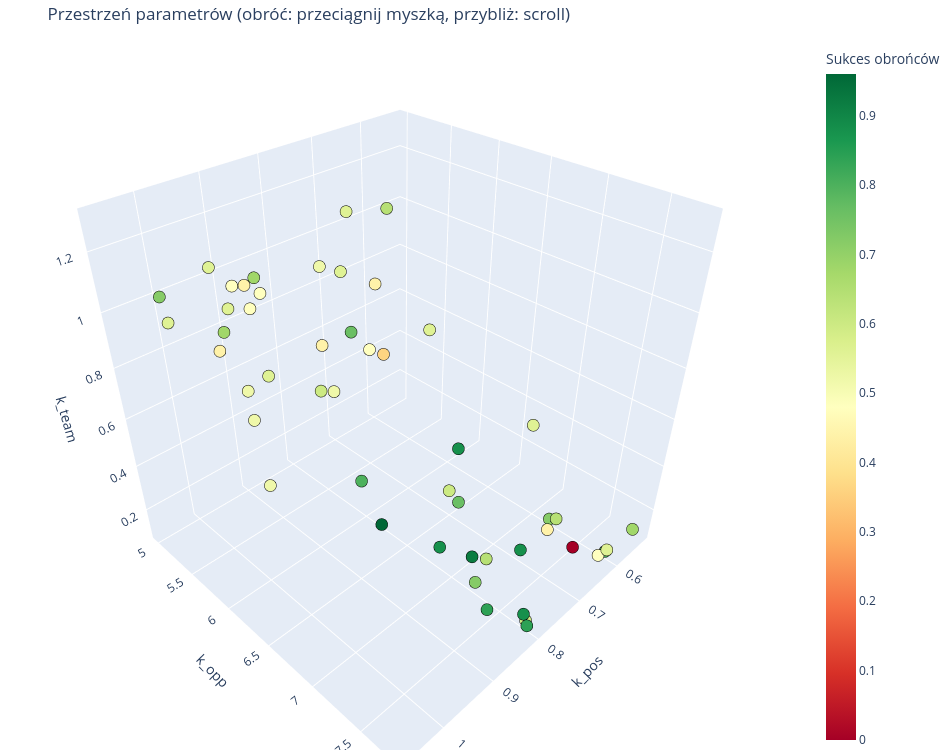

Notebook code cell kept with this figure:
### Markdown cell above
## Optymalizacja

Chcemy znaleźć takie wartości parametrów $k_{\text{pos}}, k_{\text{opp}}, k_{\text{team}}$, które maksymalizują funkcję celu:

$$
f(k_{\text{pos}}, k_{\text{opp}}, k_{\text{team}}) = \frac{1}{N} \sum_{i=1}^N \text{simulate}(k_{\text{pos}}, k_{\text{opp}}, k_{\text{team}})
$$

Gdzie:
- $\text{simulate}$ zwraca wynik pojedynczej symulacji (1 dla sukcesu obrońców, 0 dla porażki),
- $N$ oznacza liczbę przeprowadzonych symulacji (w naszym przypadku będzie to 200).

W tym celu zastosujemy metodę **gradient ascent**, aby iteracyjnie znaleźć maksimum tej funkcji.

---

## Gradient ascent

Gradient ascent to iteracyjna metoda znajdowania maksimum funkcji. W odróżnieniu od gradient descent, w którym schodzimy w dół funkcji, w gradient ascent poruszamy się w kierunku gradientu, czyli w górę funkcji, poszukując jej maksimum.

### Gradient funkcji celu

$$
\nabla f = \left( \frac{\partial f}{\partial k_{\text{pos}}}, \frac{\partial f}{\partial k_{\text{opp}}}, \frac{\partial f}{\partial k_{\text{team}}} \right)
$$

Ponieważ $f$ nie jest podana w sposób analityczny, gradient liczymy numerycznie:

$
\frac{\partial f}{\partial k_i} \approx \frac{f(k + \epsilon e_i) - f(k - \epsilon e_i)}{\epsilon}
$

Gdzie:
- $e_i$ to jednostkowy wektor wskazujący kierunek parametru k,
- $\epsilon$ to mała wartość, np. $10^{-6}$.

---

## Aktualizacja parametrów

W gradient ascent aktualizujemy parametry, poruszając się w kierunku gradientu:

$$
k^{(t+1)} = k^{(t)} + \alpha \nabla f(k^{(t)})
$$

Gdzie:
- $k^{(t)}$: Wektor parametrów w iteracji $t$,
- $\alpha$: Krok uczenia (**learning rate**),
- $\nabla f(k^{(t)})$: Gradient funkcji celu w bieżącym punkcie.

Krok uczenia ($\textit{learning rate}$) to mała wartość, która określa wielkość kroku wykonywanego w kierunku gradientu podczas optymalizacji. Odpowiedni dobór kroku uczenia ma kluczowe znaczenie dla skuteczności algorytmu:

- **Zbyt duży krok uczenia** może prowadzić do niestabilności i trudności w znalezieniu maksimum, ponieważ algorytm może „przeskakiwać” nad szczytem funkcji celu.
- **Zbyt mały krok uczenia** sprawia, że algorytm działa wolno i może zatrzymać się w lokalnym maksimum, zwłaszcza jeśli funkcja celu ma płaskie obszary.

---

## Kroki algorytmu

1. **Inicjacja parametrów:**  
   Wybieramy początkowe wartości \(k_{\text{pos}}, k_{\text{opp}}, k_{\text{team}}\).  
   (W naszym przypadku \([1.0, 5.0, 1.0]\) — wartości domyślne z symulacji).

2. **Liczenie gradientu:**  
   Wyznaczamy gradient \(\nabla f\) numerycznie w bieżącym punkcie.

3. **Aktualizacja parametrów:**  
   Aktualizujemy wartości parametrów zgodnie ze wzorem aktualizacji.

4. **Powtórz:**  
   Powtarzamy kroki od 2 do 3 określoną liczbę razy.

Ze względu na element losowości w naszej symulacji, funkcja nie osiągnie jednego, definitywnego maksimum.  
Dlatego, zamiast ustalać warunek stopu, iterujemy algorytm przez dużą liczbę kroków. W praktyce, jeśli sukces obrońców wzrasta, parametry są przesuwane w kierunku odpowiadającemu większemu sukcesowi.

### Code cell
# %pip install plotly  # odkomentuj raz, aby włączyć interaktywny wykres 3D

try:
    import plotly.graph_objects as go
    HAS_PLOTLY = True
except ImportError:
    HAS_PLOTLY = False


def reset_simulation():
    for defender in defenders:
        defender.reset_position()
    for offensive in offensives:
        offensive.reset_position()
    ball.reset()
    offensives[1].has_ball = True
    ball.owner = offensives[1]
    ball.follow_owner()


def run_single_simulation(params, max_steps=OPTIMIZATION_STEPS):
    reset_simulation()
    for _ in range(max_steps):
        if not simulate_step(params):
            return isinstance(ball.owner, DefensivePlayer)
    return False


def simulate_multiple_times(
    num_simulations=50,
    params=None,
    max_steps=OPTIMIZATION_STEPS,
):
    if params is None:
        params = DEFAULT_FORCE_PARAMS
    defender_wins = sum(run_single_simulation(params, max_steps) for _ in range(num_simulations))
    return defender_wins / num_simulations


def clip_params(k_pos, k_opp, k_team, lower=0.1, upper=10.0):
    return (
        float(np.clip(k_pos, lower, upper)),
        float(np.clip(k_opp, lower, upper)),
        float(np.clip(k_team, lower, upper)),
    )


def estimate_gradient(params, num_simulations, max_steps, delta=0.5):
    base_value = simulate_multiple_times(num_simulations, params, max_steps)
    base_values = (params.k_pos, params.k_opp, params.k_team)
    gradients = []
    for index in range(3):
        plus_values = list(base_values)
        minus_values = list(base_values)
        plus_values[index] += delta
        minus_values[index] -= delta
        plus_params = ForceParams(*clip_params(*plus_values))
        minus_params = ForceParams(*clip_params(*minus_values))
        plus_value = simulate_multiple_times(num_simulations, plus_params, max_steps)
        minus_value = simulate_multiple_times(num_simulations, minus_params, max_steps)
        gradients.append((plus_value - minus_value) / (2 * delta))
    return base_value, np.array(gradients, dtype=float)


def gradient_ascent(
    num_simulations=50,
    grad_simulations=30,
    alpha=0.25,
    max_iters=50,
    param_delta=0.5,
    decay_rate=0.995,
):
    k_pos, k_opp, k_team = DEFAULT_FORCE_PARAMS.k_pos, DEFAULT_FORCE_PARAMS.k_opp, DEFAULT_FORCE_PARAMS.k_team
    results = []
    best_params = ForceParams(k_pos, k_opp, k_team)
    best_value = 0.0

    for iteration in range(max_iters):
        params = ForceParams(*clip_params(k_pos, k_opp, k_team))
        current_value, gradient = estimate_gradient(
            params,
            num_simulations=grad_simulations,
            max_steps=OPTIMIZATION_STEPS,
            delta=param_delta,
        )
        results.append([params.k_pos, params.k_opp, params.k_team, current_value])

        if current_value > best_value:
            best_value = current_value
            best_params = params

        grad_norm = np.linalg.norm(gradient)
        if grad_norm > 0:
            gradient = gradient / grad_norm

        k_pos, k_opp, k_team = clip_params(
            k_pos + alpha * gradient[0],
            k_opp + alpha * gradient[1],
            k_team + alpha * gradient[2],
        )
        alpha *= decay_rate

        print(
            f"Iteracja {iteration + 1}: "
            f"k_pos={k_pos:.4f}, k_opp={k_opp:.4f}, k_team={k_team:.4f}, "
            f"wartość={current_value:.4f}"
        )

    print(f"\nNajlepsza wartość funkcji celu: {best_value:.4f}")
    print(
        "Odpowiadające jej parametry: "
        f"k_pos={best_params.k_pos:.4f}, k_opp={best_params.k_opp:.4f}, k_team={best_params.k_team:.4f}"
    )
    return best_params, np.array(results)


optimal_params, results = gradient_ascent(
    num_simulations=50,
    grad_simulations=25,
    alpha=0.25,
    max_iters=50,
)

function_values = results[:, 3]

plt.figure(figsize=(8, 4))
plt.plot(function_values)
plt.title("Wartość funkcji celu w kolejnych iteracjach")
plt.xlabel("Iteracja")
plt.ylabel("Sukces obrońców")
plt.grid(True, alpha=0.3)
plt.show()


def plot_3d_heatmap(results, interactive=True):
    k_pos = results[:, 0]
    k_opp = results[:, 1]
    k_team = results[:, 2]
    values = results[:, 3]

    if interactive and HAS_PLOTLY:
        hover_text = [
            f"k_pos={pos:.2f}<br>k_opp={opp:.2f}<br>k_team={team:.2f}<br>wartość={value:.3f}"
            for pos, opp, team, value in zip(k_pos, k_opp, k_team, values)
        ]
        fig = go.Figure(
            data=[
                go.Scatter3d(
                    x=k_pos,
                    y=k_opp,
                    z=k_team,
                    mode="markers",
                    marker=dict(
                        size=7,
                        color=values,
                        colorscale="RdYlGn",
                        cmin=values.min(),
                        cmax=values.max(),
                        colorbar=dict(title="Sukces obrońców"),
                        line=dict(width=0.5, color="black"),
                    ),
                    text=hover_text,
                    hoverinfo="text",
                )
            ]
        )
        fig.update_layout(
            title="Przestrzeń parametrów (obróć: przeciągnij myszką, przybliż: scroll)",
            scene=dict(
                xaxis_title="k_pos",
                yaxis_title="k_opp",
                zaxis_title="k_team",
            ),
            width=950,
            height=750,
            margin=dict(l=0, r=0, b=0, t=40),
        )
        fig.show()
        return

    if interactive and not HAS_PLOTLY:
        print("Brak biblioteki plotly — używam statycznego wykresu matplotlib.")
        print("Aby włączyć interaktywność: pip install plotly")

    fig = plt.figure(figsize=(10, 8))
    ax = fig.add_subplot(111, projection="3d")
    scatter = ax.scatter(k_pos, k_opp, k_team, c=values, cmap="RdYlGn", s=50, edgecolor="k")
    cbar = fig.colorbar(scatter, ax=ax, pad=0.1, shrink=0.8)
    cbar.set_label("Wartość funkcji celu")
    ax.set_xlabel("k_pos")
    ax.set_ylabel("k_opp")
    ax.set_zlabel("k_team")
    plt.title("Przestrzeń parametrów z wartościami funkcji celu")
    plt.show()


plot_3d_heatmap(results, interactive=True)

### Figure 1 — Plotly figure (JSON) as saved in the notebook; plotly's stock layout.template omitted (floating-point values rounded to 4 significant figures)
{"data": [{"hoverinfo": "text", "marker": {"cmax": 0.96, "cmin": 0, "color": [0.72, 0.48, 0.56, 0.68, 0.56, 0.52, 0.56, 0.48, 0.56, 0.44, 0.56, 0.44, 0.64, 0.48, 0.44, 0.68, 0.44, 0.52, 0.48, 0.52, 0.36, 0.56, 0.76, 0.6, 0.56, 0.52, 0.52, 0.8, 0.88, 0.96, 0.76, 0.56, 0.6, 0.88, 0.92, 0.72, 0.44, 0.72, 0.64, 0.64, 0.88, 0.0, 0.84, 0.88, 0.56, 0.84, 0.48, 0.6, 0.8, 0.68], "colorbar": {"title": {"text": "Sukces obrońców"}}, "colorscale": [[0, "rgb(165,0,38)"], [0.1, "rgb(215,48,39)"], [0.2, "rgb(244,109,67)"], [0.3, "rgb(253,174,97)"], [0.4, "rgb(254,224,139)"], [0.5, "rgb(255,255,191)"], [0.6, "rgb(217,239,139)"], [0.7, "rgb(166,217,106)"], [0.8, "rgb(102,189,99)"], [0.9, "rgb(26,152,80)"], [1, "rgb(0,104,55)"]], "line": {"color": "black", "width": 0.5}, "size": 7}, "mode": "markers", "text": ["k_pos=1.00<br>k_opp=5.00<br>k_team=1.00<br>wartość=0.720", "k_pos=0.91<br>k_opp=5.23<br>k_team=1.00<br>wartość=0.480", "k_pos=0.68<br>k_opp=5.19<br>k_team=1.09<br>wartość=0.560", "k_pos=0.88<br>k_opp=5.32<br>k_team=1.02<br>wartość=0.680", "k_pos=0.97<br>k_opp=5.50<br>k_team=1.16<br>wartość=0.560", "k_pos=0.82<br>k_opp=5.66<br>k_team=1.06<br>wartość=0.520", "k_pos=1.06<br>k_opp=5.64<br>k_team=1.08<br>wartość=0.560", "k_pos=0.96<br>k_opp=5.86<br>k_team=1.08<br>wartość=0.480", "k_pos=0.79<br>k_opp=5.71<br>k_team=1.02<br>wartość=0.560", "k_pos=1.01<br>k_opp=5.78<br>k_team=0.96<br>wartość=0.440", "k_pos=1.01<br>k_opp=5.95<br>k_team=1.13<br>wartość=0.560", "k_pos=1.01<br>k_opp=6.16<br>k_team=1.23<br>wartość=0.440", "k_pos=0.78<br>k_opp=6.18<br>k_team=1.29<br>wartość=0.640", "k_pos=0.99<br>k_opp=6.22<br>k_team=1.21<br>wartość=0.480", "k_pos=0.84<br>k_opp=6.38<br>k_team=1.13<br>wartość=0.440", "k_pos=1.06<br>k_opp=6.33<br>k_team=1.18<br>wartość=0.680", "k_pos=0.92<br>k_opp=6.31<br>k_team=0.99<br>wartość=0.440", "k_pos=1.01<br>k_opp=6.12<br>k_team=0.90<br>wartość=0.520", "k_pos=0.80<br>k_opp=6.10<br>k_team=0.82<br>wartość=0.480", "k_pos=1.02<br>k_opp=6.17<br>k_team=0.81<br>wartość=0.520", "k_pos=0.80<br>k_opp=6.24<br>k_team=0.83<br>wartość=0.360", "k_pos=0.99<br>k_opp=6.19<br>k_team=0.94<br>wartość=0.560", "k_pos=0.88<br>k_opp=6.37<br>k_team=1.01<br>wartość=0.760", "k_pos=0.92<br>k_opp=6.25<br>k_team=0.82<br>wartość=0.600", "k_pos=0.73<br>k_opp=6.36<br>k_team=0.87<br>wartość=0.560", "k_pos=0.93<br>k_opp=6.46<br>k_team=0.87<br>wartość=0.520", "k_pos=1.05<br>k_opp=6.54<br>k_team=0.71<br>wartość=0.520", "k_pos=0.91<br>k_opp=6.62<br>k_team=0.56<br>wartość=0.800", "k_pos=0.73<br>k_opp=6.69<br>k_team=0.47<br>wartość=0.880", "k_pos=0.91<br>k_opp=6.81<br>k_team=0.42<br>wartość=0.960", "k_pos=0.75<br>k_opp=6.81<br>k_team=0.28<br>wartość=0.760", "k_pos=0.57<br>k_opp=6.82<br>k_team=0.41<br>wartość=0.560", "k_pos=0.76<br>k_opp=6.74<br>k_team=0.33<br>wartość=0.600", "k_pos=0.81<br>k_opp=6.89<br>k_team=0.18<br>wartość=0.880", "k_pos=0.78<br>k_opp=7.09<br>k_team=0.15<br>wartość=0.920", "k_pos=0.60<br>k_opp=7.20<br>k_team=0.10<br>wartość=0.720", "k_pos=0.63<br>k_opp=7.26<br>k_team=0.10<br>wartość=0.440", "k_pos=0.79<br>k_opp=7.22<br>k_team=0.10<br>wartość=0.720", "k_pos=0.62<br>k_opp=7.32<br>k_team=0.16<br>wartość=0.640", "k_pos=0.80<br>k_opp=7.34<br>k_team=0.26<br>wartość=0.640", "k_pos=0.77<br>k_opp=7.53<br>k_team=0.32<br>wartość=0.880", "k_pos=0.66<br>k_opp=7.62<br>k_team=0.17<br>wartość=0.000", "k_pos=0.84<br>k_opp=7.52<br>k_team=0.15<br>wartość=0.840", "k_pos=0.80<br>k_opp=7.72<br>k_team=0.13<br>wartość=0.880", "k_pos=0.61<br>k_opp=7.78<br>k_team=0.13<br>wartość=0.560", "k_pos=0.80<br>k_opp=7.77<br>k_team=0.10<br>wartość=0.840", "k_pos=0.62<br>k_opp=7.73<br>k_team=0.10<br>wartość=0.480", "k_pos=0.80<br>k_opp=7.73<br>k_team=0.10<br>wartość=0.600", "k_pos=0.60<br>k_opp=7.75<br>k_team=0.10<br>wartość=0.800", "k_pos=0.53<br>k_opp=7.77<br>k_team=0.10<br>wartość=0.680"], "x": [1.0, 0.9103, 0.6832, 0.8826, 0.974, 0.8156, 1.058, 0.9648, 0.7857, 1.007, 1.007, 1.007, 0.7794, 0.9943, 0.8382, 1.062, 0.9206, 1.015, 0.8013, 1.017, 0.7989, 0.9897, 0.8802, 0.918, 0.7303, 0.9285, 1.051, 0.9145, 0.7294, 0.9109, 0.7482, 0.5735, 0.7565, 0.8054, 0.7757, 0.6047, 0.6267, 0.7942, 0.622, 0.8018, 0.7738, 0.6585, 0.8375, 0.8014, 0.6102, 0.8044, 0.6167, 0.7981, 0.6017, 0.529], "y": [5.0, 5.233, 5.188, 5.316, 5.499, 5.658, 5.64, 5.864, 5.711, 5.777, 5.946, 6.159, 6.179, 6.222, 6.378, 6.334, 6.313, 6.125, 6.098, 6.173, 6.235, 6.185, 6.368, 6.254, 6.362, 6.461, 6.543, 6.625, 6.694, 6.806, 6.806, 6.818, 6.74, 6.886, 7.094, 7.197, 7.263, 7.219, 7.317, 7.337, 7.533, 7.617, 7.522, 7.721, 7.785, 7.772, 7.735, 7.735, 7.75, 7.768], "z": [1.0, 1.0, 1.091, 1.02, 1.157, 1.058, 1.075, 1.075, 1.024, 0.9576, 1.127, 1.233, 1.295, 1.209, 1.131, 1.176, 0.9934, 0.8992, 0.8191, 0.8098, 0.8253, 0.9358, 1.009, 0.8196, 0.8732, 0.8732, 0.7094, 0.5588, 0.4662, 0.4243, 0.282, 0.4068, 0.3284, 0.1818, 0.1521, 0.1, 0.1, 0.1, 0.1615, 0.2614, 0.3174, 0.1706, 0.1496, 0.1315, 0.1315, 0.1, 0.1, 0.1, 0.1, 0.1], "type": "scatter3d"}], "layout": {"margin": {"l": 0, "r": 0, "b": 0, "t": 40}, "title": {"text": "Przestrzeń parametrów (obróć: przeciągnij myszką, przybliż: scroll)"}, "scene": {"xaxis": {"title": {"text": "k_pos"}}, "yaxis": {"title": {"text": "k_opp"}}, "zaxis": {"title": {"text": "k_team"}}}, "width": 950, "height": 750}}
